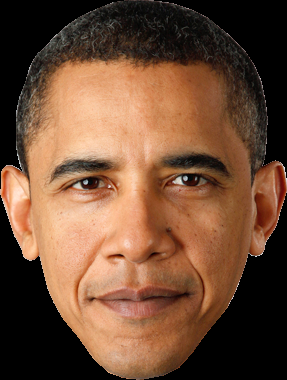
#> input picture Eye Tracking /Code/Resources/test.png, 287 x 380 px, found by its file name
$ python Chapter2.py
#> lines starting #> are read from the running program, lines starting #| are printed output that depends on the picture; after the words box and inside, x2 and y2 are one past the last pixel; in counts of white or black regions, pixels touching at a corner belong together
import cv2
import numpy as np

img = cv2.imread("Resources/test.png")
#> img is the input picture: shape (380, 287, 3); mean B, G, R 54.6, 77, 111.9
imgGray = cv2.cvtColor(img,cv2.COLOR_BGR2GRAY)
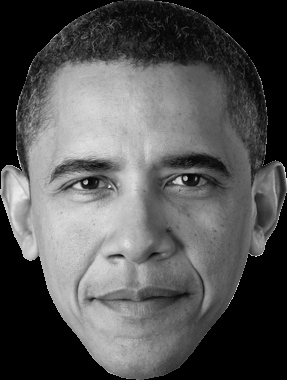
#> imgGray: shape (380, 287); min 0, max 240, mean 84.9
imgBlur = cv2.GaussianBlur(imgGray,(7,7),5)
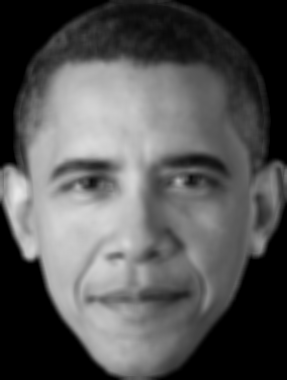
#> imgBlur: shape (380, 287); min 0, max 230, mean 84.9
imgCanny = cv2.Canny(imgBlur, 150, 200)
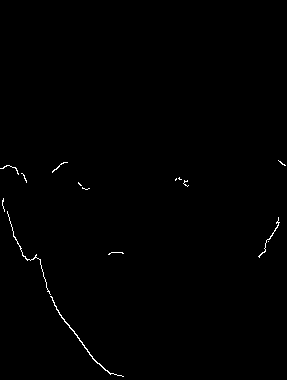
#> imgCanny: shape (380, 287); 0.45% white in thin lines or dots, all inside (x1, y1, x2, y2) = (0, 160, 286, 377)
kernel = np.ones((5,5),np.uint8)
imgDia = cv2.dilate(imgCanny,kernel,iterations=1)
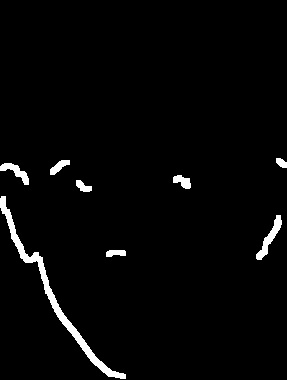
#> imgDia: shape (380, 287); 2.5% white; 8 white regions, largest, box (x1, y1, x2, y2) and area: (0, 196, 126, 379) 1551, (256, 215, 282, 260) 343, (0, 163, 29, 185) 246
imgErode = cv2.erode(imgDia,kernel,iterations=1)
#> imgErode: shape (380, 287); 0.51% white in thin lines or dots, all inside (x1, y1, x2, y2) = (0, 160, 287, 377)


cv2.imshow("image",img)
cv2.imshow("image Gray",imgGray)
cv2.imshow("image Blur",imgBlur)
#> (the run stopped early here; a loop or call above may not have finished)
